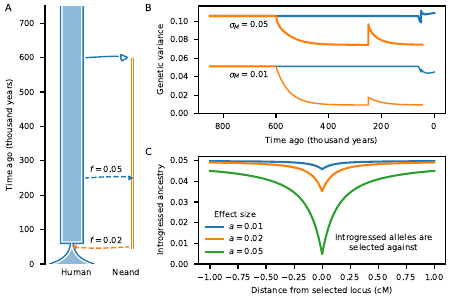

Python code for this plot:
import numpy as np
import matplotlib.pylab as plt, matplotlib
import moments
import demes, demesdraw
import scipy.stats
import os, pickle
import sys


from single_population_stabilizing_selection import *


def evolve_generation(p, q, D, r, s):
    # with underdominance (s > 0)
    p2 = p - s * p * (1 - p) * (1 - 2 * p)
    q2 = q - s * D * (1 - 2 * p)
    D2 = D - s * D * (1 - 2 * p) ** 2 - r * D
    return p2, q2, D2


def trajectories(p0, q0, D0, generations=1, r=0, s=0):
    p = [p0]
    q = [q0]
    D = [D0]
    for g in range(generations):
        p2, q2, D2 = evolve_generation(p[-1], q[-1], D[-1], r, s)
        p.append(p2)
        q.append(q2)
        D.append(D2)
    return p, q, D


def frequency_dip(a_vals, r_max, gens, p0, ax_q, VS=1, legend=True):
    rs = np.linspace(0, r_max, 101)
    rs_plot = 100 * np.concatenate((-rs[:0:-1], rs))
    for a in a_vals:
        qs = np.zeros(len(rs))
        s = a ** 2 / 2 / VS
        for i, r_dist in enumerate(rs):
            p, q, D = trajectories(
                p0, p0, p0 - p0 ** 2, generations=gens, r=r_dist, s=s
            )
            qs[i] = q[-1]
        qs = np.concatenate((qs[:0:-1], qs))
        ax_q.plot(rs_plot, qs, label=f"$a={a}$")
    if legend:
        ax_q.legend(frameon=False, title="Effect size")
    ax_q.set_ylim(bottom=0)
    ax_q.set_xlabel("Distance from selected locus (cM)")
    ax_q.set_ylabel("Introgressed ancestry")


# set font sizes
plt.rcParams["legend.title_fontsize"] = "xx-small"
matplotlib.rc("xtick", labelsize=6)
matplotlib.rc("ytick", labelsize=6)
matplotlib.rc("axes", labelsize=6)
matplotlib.rc("axes", titlesize=6)
matplotlib.rc("legend", fontsize=6)


colors = plt.rcParams["axes.prop_cycle"].by_key()["color"]

gen = 25
Ne = 1e4
N_N = 1e3
T_split = 600000

T_H_to_N = 250000
T_N_to_H = 50000
f_H_to_N = 0.05
f_N_to_H = 0.02

T_bottle = 60000
N_bottle = 1000
N_Eur = 20000

b = demes.Builder(time_units="years", generation_time=25)
b.add_deme(
    "Human",
    epochs=[
        dict(end_time=T_bottle, start_size=Ne),
        dict(end_time=0, start_size=N_bottle, end_size=N_Eur),
    ],
)
b.add_deme(
    "Neanderthal",
    start_time=T_split,
    ancestors=["Human"],
    epochs=[dict(end_time=45000, start_size=N_N)],
)
b.add_pulse(
    sources=["Human"], dest="Neanderthal", time=T_H_to_N, proportions=[f_H_to_N]
)
b.add_pulse(
    sources=["Neanderthal"], dest="Human", time=T_N_to_H, proportions=[f_N_to_H]
)
g = b.resolve()

grid = (2, 6)

fig = plt.figure(3, figsize=(4.5, 3))
fig.clf()

# plot the model
ax1 = plt.subplot2grid(grid, (0, 0), colspan=2, rowspan=2)
demesdraw.tubes(g, ax=ax1, labels=None)
ax1.set_ylabel("Time ago (thousand years)")
ax1.set_xlabel("       Human        Neand")
ax1.text(2e3, 270000, "$f=0.05$", va="center", ha="center", fontsize=6)
ax1.text(2e3, 65000, "$f=0.02$", va="center", ha="center", fontsize=6)

ax1.set_yticks(np.arange(0, 800000, 100000))
ax1.set_yticklabels(["0", "100", "200", "300", "400", "500", "600", "700"])

ax2 = plt.subplot2grid(grid, (0, 2), colspan=4)

SD = 0.05
data = pickle.load(open(f"data/VG_traj.SD_{SD}.human_neand.pkl", "rb"))
x_05 = (50000 - data["t"][-52:]) / 1000
y_05 = data["human"][-52:]


ax2.plot(
    [_ / 1000 for _ in data["t"]],
    data["human"],
    c=colors[0],
    label=f"Human ($\sigma_M={SD}$)",
)
ax2.plot(
    [_ / 1000 for _ in data["t"]],
    data["neanderthal"],
    c=colors[1],
    label=f"Neand ($\sigma_M={SD}$)",
)

SD = 0.01
data = pickle.load(open(f"data/VG_traj.SD_{SD}.human_neand.pkl", "rb"))
x_01 = (50000 - data["t"][-52:]) / 1000
y_01 = data["human"][-52:]

ax2.plot(
    [_ / 1000 for _ in data["t"]],
    data["human"],
    "-",
    lw=1,
    label=f"Human ($\sigma_M={SD}$)",
)
ax2.plot(
    [_ / 1000 for _ in data["t"]],
    data["neanderthal"],
    "-",
    lw=1,
    label=f"Neand ($\sigma_M={SD}$)",
)

ax2.set_ylim(bottom=0)
ax2.invert_xaxis()
ax2.set_xlabel("Time ago (thousand years)")
ax2.set_ylabel("Genetic variance")

ax2.text(700, 0.095, "$\sigma_M=0.05$", va="center", ha="center", fontsize=6)
ax2.text(700, 0.041, "$\sigma_M=0.01$", va="center", ha="center", fontsize=6)

ax3 = plt.subplot2grid(grid, (1, 2), colspan=4)
frequency_dip([0.01, 0.02, 0.05], 1e-2, 2000, 0.05, ax3)

ax3.text(
    0.55,
    0.01,
    "Introgressed alleles are\nselected against",
    fontsize=6,
    va="center",
    ha="center",
)

plt.tight_layout()
plt.subplots_adjust(hspace=0.4, top=0.98, bottom=0.12, left=0.1, right=0.99)

fig.text(0.02, 0.97, "A", fontsize=7, va="center", ha="center")
fig.text(0.33, 0.97, "B", fontsize=7, va="center", ha="center")
fig.text(0.33, 0.49, "C", fontsize=7, va="center", ha="center")
plt.savefig("r35-summary.pdf")
